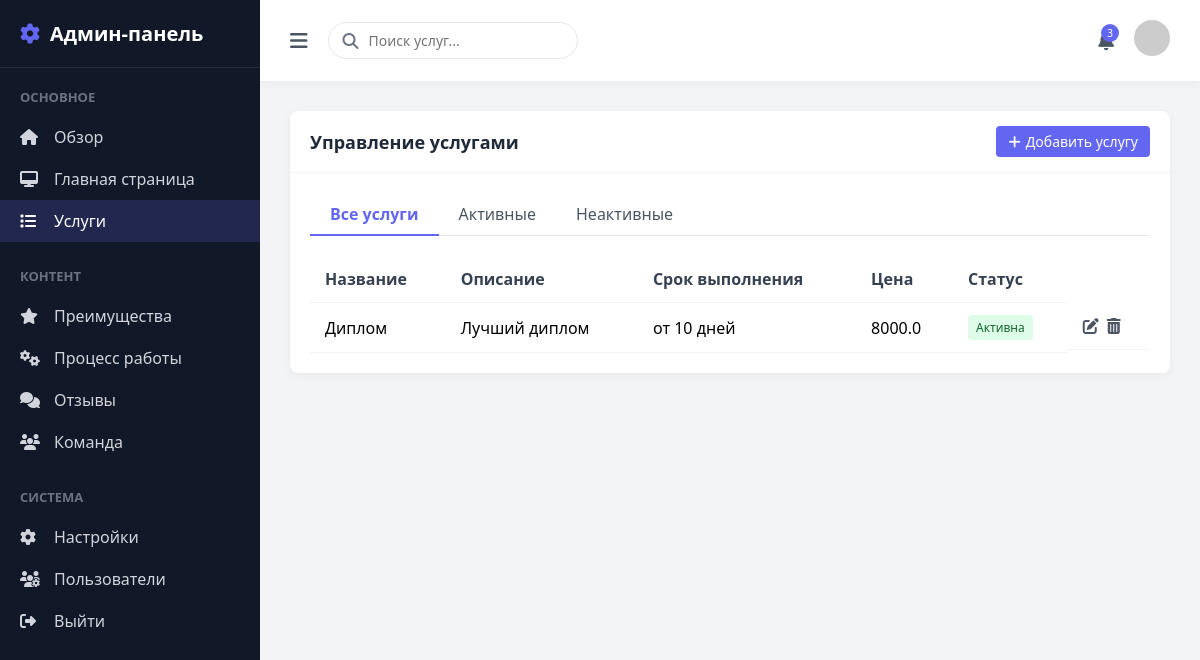
The app's page /admin/services with its own data.
### models.py (models this page shows)
class Service(db.Model):
    id = db.Column(db.Integer, primary_key=True)
    title = db.Column(db.String(200), nullable=False)
    description = db.Column(db.Text)
    duration = db.Column(db.String(100))
    price = db.Column(db.Float)
    advantages = db.Column(db.Text)
    category = db.Column(db.String(100))
    icon = db.Column(db.String(100))
    status = db.Column(db.String(20))
    order = db.Column(db.Integer, default=1)

### app.py (the view)
@app.route('/admin/services')
def admin_services():
    services = Service.query.all()
    return render_template('admin/services.html', services=services)

### templates/admin/services.html (shortened to what this page needs)
<!DOCTYPE html>
<html lang="ru">
<head>
    <link rel="stylesheet" href="https://cdnjs.cloudflare.com/ajax/libs/font-awesome/6.4.0/css/all.min.css">
</head>
<body>
    <div class="sidebar" id="sidebar">
        <div class="sidebar-header">
            <h1 class="sidebar-title">
                <i class="fas fa-cog"></i> Админ-панель
            </h1>
        </div>
        <div class="sidebar-menu">
            <div class="menu-group">
                <h3 class="menu-title">Основное</h3>
                <ul class="menu-links">
                    <li>
                        <a href="#" class="menu-link">
                            <i class="fas fa-home"></i> Обзор
                        </a>
                    </li>
                    <li>
                        <a href="#" class="menu-link">
                            <i class="fas fa-desktop"></i> Главная страница
                        </a>
                    </li>
                    <li>
                        <a href="#" class="menu-link active">
                            <i class="fas fa-list"></i> Услуги
                        </a>
                    </li>
                </ul>
            </div>
            <div class="menu-group">
                <h3 class="menu-title">Контент</h3>
                <ul class="menu-links">
                    <li>
                        <a href="#" class="menu-link">
                            <i class="fas fa-star"></i> Преимущества
                        </a>
                    </li>
                    <li>
                        <a href="#" class="menu-link">
                            <i class="fas fa-cogs"></i> Процесс работы
                        </a>
                    </li>
                    <li>
                        <a href="#" class="menu-link">
                            <i class="fas fa-comments"></i> Отзывы
                        </a>
                    </li>
                    <li>
                        <a href="#" class="menu-link">
                            <i class="fas fa-users"></i> Команда
                        </a>
                    </li>
                </ul>
            </div>
            <div class="menu-group">
                <h3 class="menu-title">Система</h3>
                <ul class="menu-links">
                    <li>
                        <a href="#" class="menu-link">
                            <i class="fas fa-cog"></i> Настройки
                        </a>
                    </li>
                    <li>
                        <a href="#" class="menu-link">
                            <i class="fas fa-users-cog"></i> Пользователи
                        </a>
                    </li>
                    <li>
                        <a href="#" class="menu-link">
                            <i class="fas fa-sign-out-alt"></i> Выйти
                        </a>
                    </li>
                </ul>
            </div>
        </div>
    </div>
    <div class="main-content">
        <div class="admin-header">
            <div class="header-left">
                <button class="toggle-sidebar" id="toggle-sidebar">
                    <i class="fas fa-bars"></i>
                </button>
                <div class="search-box">
                    <i class="fas fa-search search-icon"></i>
                    <input type="text" class="search-input" placeholder="Поиск услуг...">
                </div>
            </div>
            <div class="header-right">
                <div class="notification">
                    <button class="notification-btn" id="notification-btn">
                        <span class="notification-count">3</span>
                    </button>
                </div>
                <div class="profile">
                    <img src="https://randomuser.me/api/portraits/men/32.jpg" class="profile-img" alt="Profile">
                </div>
            </div>
        </div>
        <div class="admin-container">
            <div class="admin-section">
                <div class="section-header">
                    <h3 class="section-title">Управление услугами</h3>
                    <div class="section-actions">
                        <button id="add-service-btn">
                            <i class="fas fa-plus"></i> Добавить услугу
                        </button>
                    </div>
                </div>
                <div class="section-body">
                    <div class="tabs">
                        <div class="tab active">Все услуги</div>
                        <div class="tab">Активные</div>
                        <div class="tab">Неактивные</div>
                    </div>
                    <table class="services-table">
                        <thead>
                            <tr>
                                <th>Название</th>
                                <th>Описание</th>
                                <th>Срок выполнения</th>
                                <th>Цена</th>
                                <th>Статус</th>
                            </tr>
                        </thead>
                        <tbody>
                            {% for s in services %}
                            <tr data-id="{{ s.id }}">
                                <td>{{ s.title }}</td>
                                <td>{{ s.description }}</td>
                                <td>{{ s.duration }}</td>
                                <td>{{ s.price }}</td>
                                <td><span class="status active">Активна</span></td>
                                <td class="actions">
                                    <button class="action-btn edit" title="Редактировать">
                                        <i class="fas fa-edit"></i>
                                    </button>
                                    <button data-id="{{s.id}}" class="action-btn delete" title="Удалить">
                                        <i class="fas fa-trash-alt"></i>
                                    </button>
                                </td>
                            </tr>
                            {% endfor %}
                        </tbody>
                    </table>
                </div>
            </div>
        </div>
    </div>
</body>
</html>

### records on screen
Service: title "Диплом", description "Лучший диплом", duration "от 10 дней", price "8000.0"
